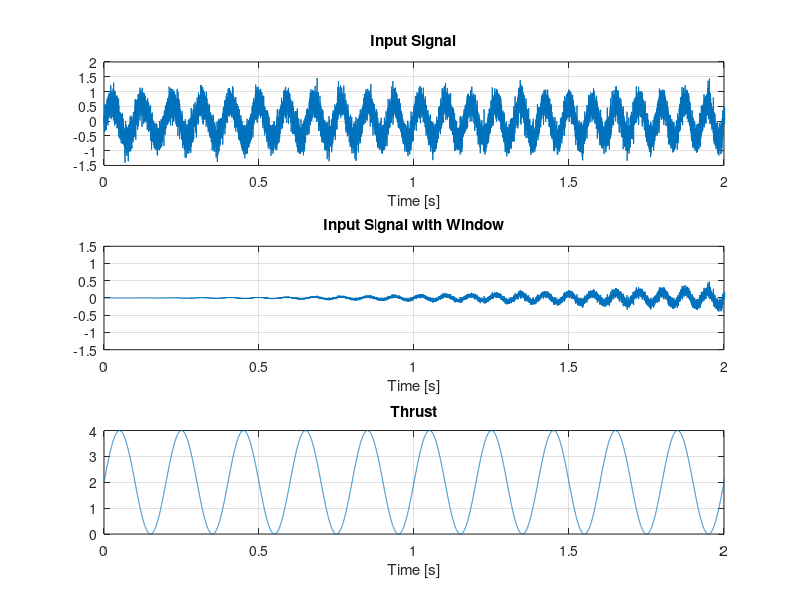

Recreate this plot in MATLAB.
clc; clear variables

%% Sampling Time 
Ts      = 125 * 1.0e-6;        % Gyro loop
Ts_cntr = 2 * Ts;              % Control loop
Ts_log  = 2 * Ts_cntr;         % Logging loop (not used here, just info)
fs      = 1/Ts;

t = (0:Ts:10).';               % Time vector from 0s to 10s (column vector)
N = length(t);                 % number of samples

%% Thrust
w_thr = 5 * 2*pi;
thrust = 2 + 2*sin(w_thr*t);

%% Input Signal
omega = 10.1 * 2*pi();
u = 0.6*sin(2*pi*(10 + 1*t).*t) + 0.25*randn(size(t));    %Input signal
w = hann(N, 'periodic');          % window over the entry singal
u_win = u .* w;                   % signal with window

subplot(311)
plot(t,u);grid on;
xlim([0 2]);
xlabel('Time [s]');
title('Input Signal');

subplot(312)
plot(t,u_win);grid on;
xlim([0 2]);
xlabel('Time [s]');
title('Input Signal with Window');

subplot(313)
plot(t, thrust);grid on;
xlim([0 2]);
xlabel('Time [s]');
title('Thrust');

%% Spectrogram without Segments

U = fft(u);
